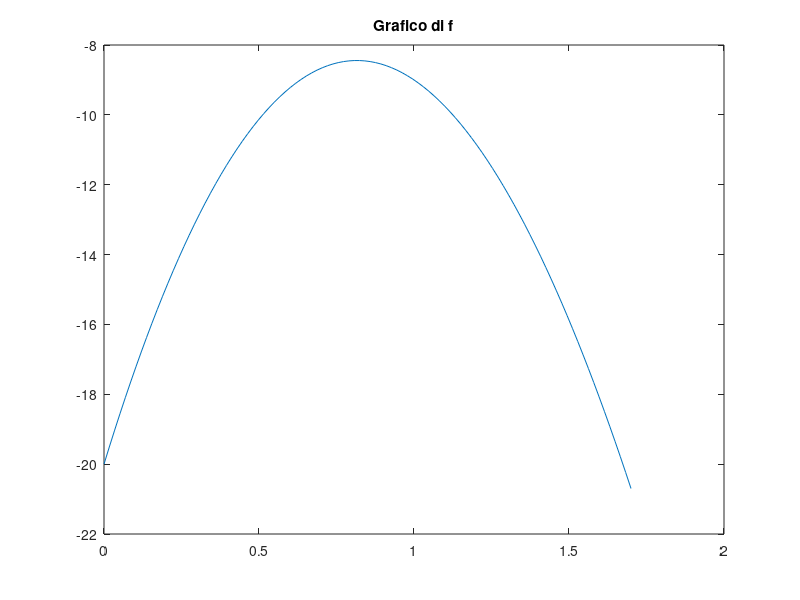

Here is the MATLAB script that generated this plot: (Note: this script raises an error after producing the figure.)
close all
clear all
clc

x=linspace(0,1.7,100);
f=@(x)x.^3-19*x.^2+29*x-20;
fp=@(x)3*x.^2-20*x+29;
plot(x,f(x));
title("Grafico di f");
c=(1.7-0)/2; % (a+b)/2 
toln=1e-9;
tol=1e-3;
maxit=100;
[xn,it]=newton(f,fp,c,toln,toln,maxit);
x0=0;
x1=c;
[xs,its]=secante(f,x0,x1,tol,tol,maxit);
fprintf("Con Newton x = %g e iter %d\n",xn,it);
fprintf("Con Secanti x = %g e iter = %d\n",xs,its);